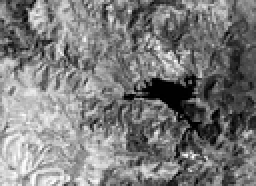
%> input picture USSD/data/Italy_1.bmp, 128 x 93 px, shrunk from 412 x 300 before the run (shown 2 times larger)
$ octave MCSDI.m   (GNU Octave 9; MATLAB toolbox functions it lacks are replaced by stand-ins)
%> lines starting %> are read from the running program, lines starting %| are printed output that depends on the picture; in (x1, y1, x2, y2) boxes, pixels count from 0 and x2, y2 are one past the last pixel; in counts of white or black regions, pixels touching at a corner belong together; the program's own positions count from 1
clear
clc
img = imread('C:\Users\aaf\Desktop\USSD\data\Italy_1.bmp');
%> img is the input picture: size 93x128x3 uint8; min 0, max 255, mean 123.6
image = double (img);

image(abs(image)<=0) = min(image(abs(image)>0));
%> image: size 93x128x3 double; min 1, max 255, mean 123.6
image = log(image+1);
img = (image - min(image(:)))./(max(image(:))-min(image(:)));
%> img: size 93x128x3 double


[row, col, high] = size(img);
%> row = 93; col = 128; high = 3
row1=(row/10);row1=round(row1);
%> after `row1=(row/10)`: row1 = 9.3
%> after `row1=round(row1)`: row1 = 9
col1=(col/10);col1=round(col1);
%> after `col1=(col/10)`: col1 = 12.8
%> after `col1=round(col1)`: col1 = 13

new_row = ceil(row/row1) * row1;
%> new_row = 99
new_col = ceil(col/col1) * col1;
%> new_col = 130


r_img = img(:, :, 1);
g_img = img(:, :, 2);
b_img = img(:, :, 3);


new_r_img = imresize(r_img, [new_row new_col]);
new_g_img = imresize(g_img, [new_row new_col]);
new_b_img = imresize(b_img, [new_row new_col]);
new_img(:, :, 1) = new_r_img;
new_img(:, :, 2) = new_g_img;
new_img(:, :, 3) = new_b_img;
[y_row,y_col,dim] = size(new_img);
%> y_row = 99; y_col = 130; dim = 3
row_blk_num = y_row/row1;
%> row_blk_num = 11
col_blk_num = y_col/col1;
%> col_blk_num = 10
blocks = 1;
for i = 1:row_blk_num
for j = 1:col_blk_num
disp(blocks);
block = new_img((i - 1) * row1 + 1 : i * row1, (j - 1) * col1 + 1 : j * col1, :);
blockall(:,blocks) =block(:);

blocks = blocks + 1;
end
end
%> this loop made 11 passes
%> (printed output is left out)
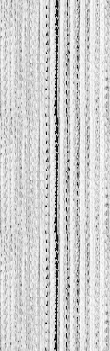
%> blockall: size 351x110 double; min -0.0686, max 1, mean 0.814; mean of the top-left, top-right, bottom-left and bottom-right quarters 0.828, 0.799, 0.828, 0.801; drawn with min black and max white
%> after the loop, blocks = 111
X=blockall;
X1=blockall;
[N,D] = size(X);
%> N = 351
for i = 1:D
for j = 1:D
local_sim(:,j)=abs(X(:,i)-X1(:,j));

local3 (:,j,i) =local_sim(:,j);
end
end
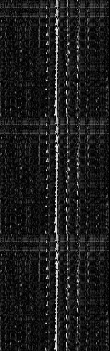
%> local_sim: size 351x110 double; min 0, max 0.966, mean 0.109
[x y z]=size(local3);
%> x = 351; y = 110; z = 110
sum=zeros(x,y);
%> sum: size 351x110 double; every value is 0
for i =1:z
    test1 = local3(:,:,i);
    sum = sum+test1;
end
%> this loop made 110 passes
k1 = sum./(z-1);

tt=k1;
for i =1:z
t1 = tt(:,i);
t3 = reshape(t1,[row1,col1,3]);
imwrite(t3, ['C:\Users\aaf\Desktop\USSD\block\' num2str(i) '.jpg']);
end
blocks = 1;
temp = zeros(row1,col_blk_num*col1);
for i = 1:row_blk_num
img = imread(['C:\Users\aaf\Desktop\USSD\block\' num2str((i-1)*col_blk_num+1) '.jpg']);
for j = 1:col_blk_num
img2 = imread(['C:\Users\aaf\Desktop\USSD\block\' num2str(blocks) '.jpg']);
img = [img,img2];
blocks = blocks + 1;
end
if(i==1)
temp = img;
end
if(i~=1)
temp=[temp;img];
end
end

temp=double(temp);
temp = (temp - min(temp(:)))./(max(temp(:))-min(temp(:)));
temp1=temp(:,:,1);
tend=temp1;
[m,n]=size(tend);
[p,q,w]=size(image);
l=(n-q)/2;
tend=tend(:,col1+1:end);
tend=imresize(tend,[p,q]);
%> tend: size 93x128 double

imwrite(tend,'C:\Users\aaf\Desktop\USSD\DI\tend1.tif');


tt=blockall;
for i =1:z
t1 = tt(:,i);
t3 = reshape(t1,[row1,col1,3]);
imwrite(t3, ['C:\Users\aaf\Desktop\USSD\block\' num2str(i) '.jpg']);
end
blocks = 1;
temp = zeros(row1,col_blk_num*col1);
for i = 1:row_blk_num
img = imread(['C:\Users\aaf\Desktop\USSD\block\' num2str((i-1)*col_blk_num+1) '.jpg']);
for j = 1:col_blk_num
img2 = imread(['C:\Users\aaf\Desktop\USSD\block\' num2str(blocks) '.jpg']);
img = [img,img2];
blocks = blocks + 1;
end
if(i==1)
temp = img;
end
if(i~=1)
temp=[temp;img];
end
end

temp=double(temp);
temp = (temp - min(temp(:)))./(max(temp(:))-min(temp(:)));
temp1=temp(:,:,1);
tend=temp1;
[m,n]=size(tend);
[p,q,w]=size(image);
l=(n-q)/2;
tend=tend(:,col1+1:end);
%> tend: size 99x130 double
tend=imresize(tend,[p,q]);
%> tend: size 93x128 double


I=im2double(tend);

[M,N]=size(I);
number_all=M*N;
hui_all=0;
ICV_t=0;

for i=1:M
for j=1:N
hui_all=hui_all+I(i,j);
end
end
all_ave=hui_all*255/number_all;

for t=0:255

hui_A=0;
hui_B=0;

number_A=0;
number_B=0;

for i=1:M
for j=1:N
if (I(i,j)*255>=t)
number_A=number_A+1;
hui_A=hui_A+I(i,j);
elseif (I(i,j)*255<t)
number_B=number_B+1;
hui_B=hui_B+I(i,j);

end
end
end

PA=number_A/number_all;
PB=number_B/number_all;

A_ave=hui_A*255/number_A;
B_ave=hui_B*255/number_B;

ICV=PA*((A_ave-all_ave)^2)+PB*((B_ave-all_ave)^2);
if (ICV>ICV_t)
ICV_t=ICV;
k=t;
end
end
k
I=(tend);
Th=k/255;
for i=1:M
for j=1:N
if I(i,j)>=Th
I(i,j)=255;
else
I(i,j)=0;
end
end
end
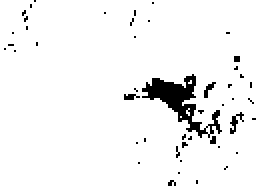
%> I: size 93x128 double (shown 2 times larger); 95.1% white; 47 black regions (44 under 20 px), largest, box (x1, y1, x2, y2) and area: (71, 37, 111, 69) 404, (115, 56, 122, 67) 29, (102, 41, 108, 49) 20

imwrite(I,'C:\Users\aaf\Desktop\USSD\DI\t3.tif');


clear
clc

img = imread('C:\Users\aaf\Desktop\USSD\data\Italy_2.bmp');
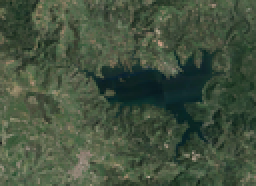
%> input picture USSD/data/Italy_2.bmp, 128 x 93 px, shrunk from 412 x 300 before the run (shown 2 times larger)
%> img is the input picture: size 93x128x3 uint8; mean R, G, B 67.4, 82, 62.4
image = double (img);
img = (image - min(image(:)))./(max(image(:))-min(image(:)));
%> img: size 93x128x3 double


[row, col, high] = size(img);
row1=(row/10);row1=round(row1);
col1=(col/10);col1=round(col1);

new_row = ceil(row/row1) * row1;
new_col = ceil(col/col1) * col1;


r_img = img(:, :, 1);
g_img = img(:, :, 2);
b_img = img(:, :, 3);


new_r_img = imresize(r_img, [new_row new_col]);
new_g_img = imresize(g_img, [new_row new_col]);
new_b_img = imresize(b_img, [new_row new_col]);
new_img(:, :, 1) = new_r_img;
new_img(:, :, 2) = new_g_img;
new_img(:, :, 3) = new_b_img;
[y_row,y_col,dim] = size(new_img);
row_blk_num = y_row/row1;
col_blk_num = y_col/col1;
blocks = 1;
for i = 1:row_blk_num
for j = 1:col_blk_num
disp(blocks);
block = new_img((i - 1) * row1 + 1 : i * row1, (j - 1) * col1 + 1 : j * col1, :);
blockall(:,blocks) =block(:);

blocks = blocks + 1;
end
end
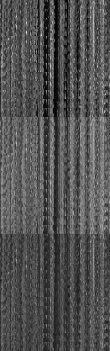
%> blockall: size 351x110 double; min 0.0162, max 1.03, mean 0.345; drawn with min black and max white
X=blockall;
X1=blockall;
[N,D] = size(X);
for i = 1:D
for j = 1:D
local_sim(:,j)=abs(X(:,i)-X1(:,j));

local4 (:,j,i) =local_sim(:,j);
end
end
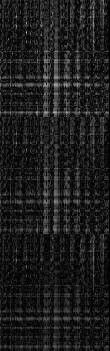
%> local_sim: size 351x110 double; min 0, max 0.738, mean 0.116
[x y z]=size(local4);
sum=zeros(x,y);
for i =1:z
    test1 = local4(:,:,i);
    sum = sum+test1;
end
%> this loop made 110 passes
%> pass 3, `test1 = local4(:,:,i);`:
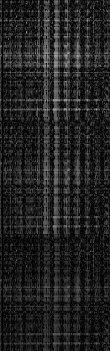
%> test1: size 351x110 double; min 0, max 0.647, mean 0.135
k2 = sum./(z-1);


tt=k2;
for i =1:z
t1 = tt(:,i);
t3 = reshape(t1,[row1,col1,3]);
imwrite(t3, ['C:\Users\aaf\Desktop\USSD\block\' num2str(i) '.jpg']);
end
blocks = 1;
temp = zeros(row1,col_blk_num*col1);
for i = 1:row_blk_num
img = imread(['C:\Users\aaf\Desktop\USSD\block\' num2str((i-1)*col_blk_num+1) '.jpg']);
for j = 1:col_blk_num
img2 = imread(['C:\Users\aaf\Desktop\USSD\block\' num2str(blocks) '.jpg']);
img = [img,img2];
blocks = blocks + 1;
end
if(i==1)
temp = img;
end
if(i~=1)
temp=[temp;img];
end
end

temp=double(temp);
temp = (temp - min(temp(:)))./(max(temp(:))-min(temp(:)));
temp1=temp(:,:,1);
tend=temp1;
[m,n]=size(tend);
[p,q,w]=size(image);
l=(n-q)/2;
tend=tend(:,col1+1:end);
tend=imresize(tend,[p,q]);

imwrite(tend,'C:\Users\aaf\Desktop\USSD\DI\tend2.tif');


tt=blockall;
for i =1:z
t1 = tt(:,i);
t3 = reshape(t1,[row1,col1,3]);
imwrite(t3, ['C:\Users\aaf\Desktop\USSD\block\' num2str(i) '.jpg']);
end
blocks = 1;
temp = zeros(row1,col_blk_num*col1);
for i = 1:row_blk_num
img = imread(['C:\Users\aaf\Desktop\USSD\block\' num2str((i-1)*col_blk_num+1) '.jpg']);
for j = 1:col_blk_num
img2 = imread(['C:\Users\aaf\Desktop\USSD\block\' num2str(blocks) '.jpg']);
img = [img,img2];
blocks = blocks + 1;
end
if(i==1)
temp = img;
end
if(i~=1)
temp=[temp;img];
end
end

temp=double(temp);
temp = (temp - min(temp(:)))./(max(temp(:))-min(temp(:)));
temp1=temp(:,:,1);
tend=temp1;
[m,n]=size(tend);
[p,q,w]=size(image);
l=(n-q)/2;
tend=tend(:,col1+1:end);
tend=imresize(tend,[p,q]);

I=im2double(tend);

[M,N]=size(I);
number_all=M*N;
hui_all=0;
ICV_t=0;

for i=1:M
for j=1:N
hui_all=hui_all+I(i,j);
end
end
all_ave=hui_all*255/number_all;

%> (the run ends here)
